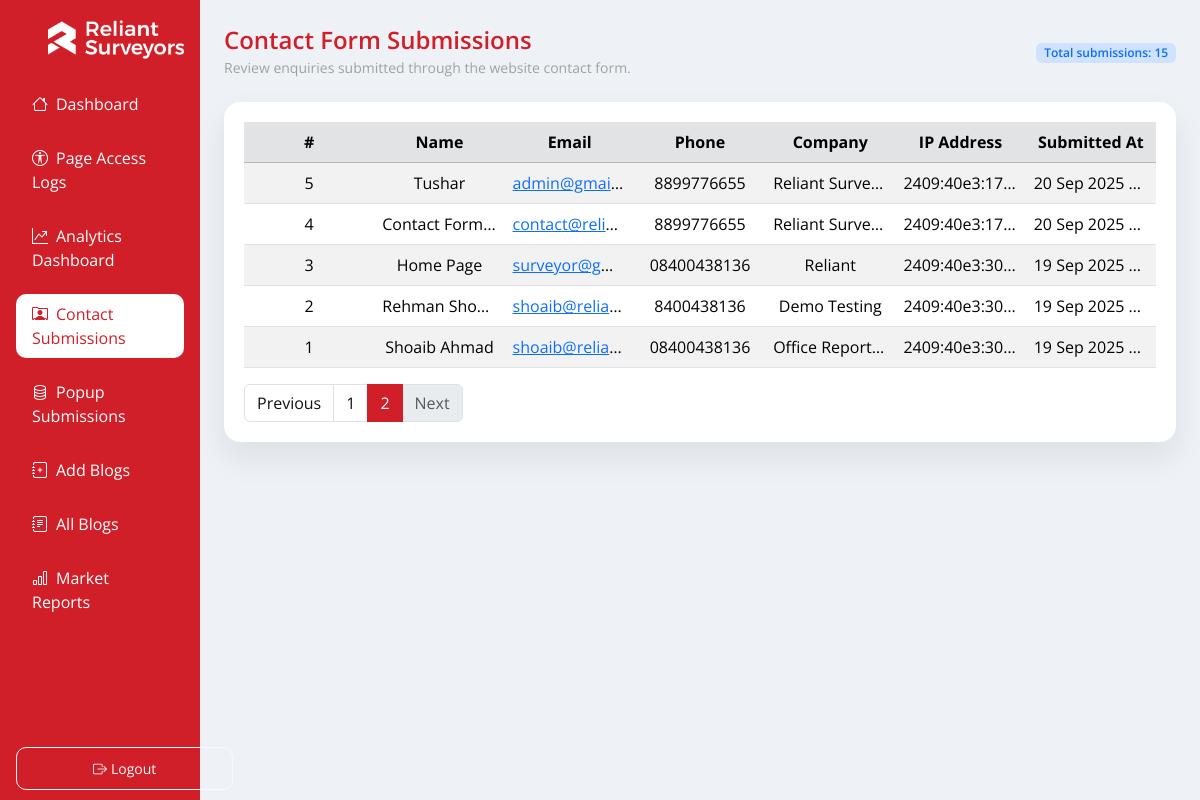
Screenshot of /contact_form_submissions.php?page=2 (signed in) with the database file from the repository.
### tables this page shows
CREATE TABLE `enquiries` (
  `id` int(11) NOT NULL,
  `name` varchar(100) DEFAULT NULL,
  `email` varchar(100) DEFAULT NULL,
  `phone` varchar(20) DEFAULT NULL,
  `company` varchar(150) DEFAULT NULL,
  `ip_address` varchar(45) DEFAULT NULL,
  `created_at` timestamp NULL DEFAULT current_timestamp()
);

### contact_form_submissions.php (the view, shortened to what this page needs)
<?php
require_once __DIR__ . '/includes/render.php';
$pdo = db();
$submissions = [];
$error = null;
$perPage = 10;
$page = filter_input(
  INPUT_GET,
  'page',
  FILTER_VALIDATE_INT,
  ['options' => ['default' => 1, 'min_range' => 1]]
);
$offset = ($page - 1) * $perPage;
$totalSubmissions = 0;
$totalPages = 0;
try {
  $countStmt = $pdo->query('SELECT COUNT(*) FROM enquiries');
  $totalSubmissions = (int)$countStmt->fetchColumn();
  if ($totalSubmissions > 0) {
    $totalPages = (int)ceil($totalSubmissions / $perPage);
    $query = sprintf(
      'SELECT id, name, email, phone, company, ip_address, created_at FROM enquiries ORDER BY created_at DESC LIMIT %d OFFSET %d',
      $perPage,
      $offset
    );
    $stmt = $pdo->query($query);
    $submissions = $stmt->fetchAll();
  } else {
    $page = 1;
    $offset = 0;
  }
} catch (Throwable $e) {
  $error = 'Unable to load contact form submissions at this time.';
}
$paginationBasePath = strtok((string)($_SERVER['REQUEST_URI'] ?? ''), '?') ?: '/contact_form_submissions.php';
$paginationQueryParams = $_GET;
unset($paginationQueryParams['page']);
$buildPaginationUrl = static function (int $targetPage) use ($paginationBasePath, $paginationQueryParams): string {
  $params = $paginationQueryParams;
  $params['page'] = $targetPage;
  $queryString = http_build_query($params);
  $url = $paginationBasePath . ($queryString ? '?' . $queryString : '');
  return $url === '' ? '#' : $url;
};
echo '<div class="container-fluid layout">';
echo '<div class="row g-0">';
?>
<main class="col-12 col-md-9 col-lg-10 content">
  <div class="d-flex flex-column flex-lg-row align-items-lg-center justify-content-between gap-3 mb-4">
    <div>
      <h2 class="title-heading">Contact Form Submissions</h2>
      <p class="para mb-0">Review enquiries submitted through the website contact form.</p>
    </div>
    <div class="text-lg-end">
      <span class="badge bg-primary-subtle text-primary fw-semibold">Total submissions: <?= number_format($totalSubmissions) ?></span>
    </div>
  </div>
  <?php if ($error): ?>
    <div class="alert alert-warning" role="alert">
      <?= htmlspecialchars($error, ENT_QUOTES, 'UTF-8') ?>
    </div>
  <?php elseif (!$submissions): ?>
    <div class="alert alert-info" role="alert">
      No contact form submissions found.
    </div>
  <?php else: ?>
    <div class="box">
      <div class="table-responsive">
        <table class="table table-striped table-hover align-middle mb-0">
          <thead class="table-secondary">
            <tr>
              <th scope="col">#</th>
              <th scope="col">Name</th>
              <th scope="col">Email</th>
              <th scope="col">Phone</th>
              <th scope="col">Company</th>
              <th scope="col">IP Address</th>
              <th scope="col">Submitted At</th>
            </tr>
          </thead>
          <tbody>
            <?php foreach ($submissions as $submission): ?>
              <?php
                $createdAt = $submission['created_at'] ?? '';
                $createdAtFormatted = '—';
                if ($createdAt) {
                  try {
                    $createdAtFormatted = (new DateTime($createdAt))->format('d M Y H:i');
                  } catch (Throwable $e) {
                    $createdAtFormatted = (string)$createdAt;
                  }
                }
              ?>
              <tr>
                <td><?= (int)$submission['id'] ?></td>
                <td><?= htmlspecialchars((string)($submission['name'] ?? ''), ENT_QUOTES, 'UTF-8') ?></td>
                <td>
                  <?php if (!empty($submission['email'])): ?>
                    <a href="mailto:<?= htmlspecialchars($submission['email'], ENT_QUOTES, 'UTF-8') ?>">
                      <?= htmlspecialchars($submission['email'], ENT_QUOTES, 'UTF-8') ?>
                    </a>
                  <?php else: ?>
                    <span class="text-muted">—</span>
                  <?php endif; ?>
                </td>
                <td><?= htmlspecialchars((string)($submission['phone'] ?? '—'), ENT_QUOTES, 'UTF-8') ?></td>
                <td><?= htmlspecialchars((string)($submission['company'] ?? '—'), ENT_QUOTES, 'UTF-8') ?></td>
                <td><?= htmlspecialchars((string)($submission['ip_address'] ?? '—'), ENT_QUOTES, 'UTF-8') ?></td>
                <td><?= htmlspecialchars($createdAtFormatted, ENT_QUOTES, 'UTF-8') ?></td>
              </tr>
            <?php endforeach; ?>
          </tbody>
        </table>
      </div>
      <?php if ($totalPages > 1): ?>
        <nav aria-label="Contact form submissions pagination" class="mt-3">
          <ul class="pagination mb-0">
            <li class="page-item<?= $page <= 1 ? ' disabled' : '' ?>">
              <?php if ($page <= 1): ?>
                <span class="page-link">Previous</span>
              <?php else: ?>
                <a class="page-link" href="<?= htmlspecialchars($buildPaginationUrl($page - 1), ENT_QUOTES, 'UTF-8') ?>" aria-label="Previous">Previous</a>
              <?php endif; ?>
            </li>
            <?php for ($i = 1; $i <= $totalPages; $i++): ?>
              <li class="page-item<?= $i === $page ? ' active' : '' ?>"<?php if ($i === $page): ?> aria-current="page"<?php endif; ?>>
                <?php if ($i === $page): ?>
                  <span class="page-link"><?= $i ?></span>
                <?php else: ?>
                  <a class="page-link" href="<?= htmlspecialchars($buildPaginationUrl($i), ENT_QUOTES, 'UTF-8') ?>"><?= $i ?></a>
                <?php endif; ?>
              </li>
            <?php endfor; ?>
            <li class="page-item<?= $page >= $totalPages ? ' disabled' : '' ?>">
              <?php if ($page >= $totalPages): ?>
                <span class="page-link">Next</span>
              <?php else: ?>
                <a class="page-link" href="<?= htmlspecialchars($buildPaginationUrl($page + 1), ENT_QUOTES, 'UTF-8') ?>" aria-label="Next">Next</a>
              <?php endif; ?>
            </li>
          </ul>
        </nav>
      <?php endif; ?>
    </div>
  <?php endif; ?>
</main>
<?php
echo '</div>';
echo '</div>';

### assets/css/style.css (style rules this page uses)
body { background: #eef2f7; font-family: "Open Sans", sans-serif; color: #111; }
.layout { min-height: 100vh; padding: 0; }
.content { padding: 24px; }
.box { background: #ffffff; border-radius: 16px; box-shadow: 0 16px 32px rgba(15, 23, 42, 0.08); padding: 20px; }
.table td, .table th { vertical-align: middle; }

### assets/css/custom.css (style rules this page uses)
.content .title-heading { font-size: 24px; font-weight: 600; line-height: 1.3; margin-bottom: 2px; color: #d01f28; }
.content .para { font-size: 14px; margin-bottom: 10px; color: #a0a0a0; }
table { table-layout: fixed; width: 100%; border-collapse: collapse; }
table th, table td { width: auto; text-align: center; padding: 8px 12px; white-space: nowrap; overflow: hidden; text-overflow: ellipsis; }
.active>.page-link, .page-link.active { background-color: #d01f28; border-color: #d01f28; color: #fff; }
.page-link { color: #111; }

### rows the page displays
enquiries: id "5", name "Tushar", email "admin@gmai…", phone "8899776655", company "Reliant Surve…", ip_address "2409:40e3:17…", created_at "20 Sep 2025…"
enquiries: id "4", name "Contact Form…", email "contact@reli…", phone "8899776655", company "Reliant Surve…", ip_address "2409:40e3:17…", created_at "20 Sep 2025…"
enquiries: id "3", name "Home Page", email "surveyor@g…", phone "08400438136", company "Reliant", ip_address "2409:40e3:30…", created_at "19 Sep 2025…"
enquiries: id "2", name "Rehman Sho…", email "shoaib@relia…", phone "8400438136", company "Demo Testing", ip_address "2409:40e3:30…", created_at "19 Sep 2025…"
enquiries: id "1", name "Shoaib Ahmad", email "shoaib@relia…", phone "08400438136", company "Office Report…", ip_address "2409:40e3:30…", created_at "19 Sep 2025…"

### other values shown
$label "Dashboard"
$label "Page Access Logs"
$label "Analytics Dashboard"
$label "Contact Submissions"
$label "Popup Submissions"
$label "Add Blogs"
$label "All Blogs"
$label "Market Reports"
$totalSubmissions "15"
